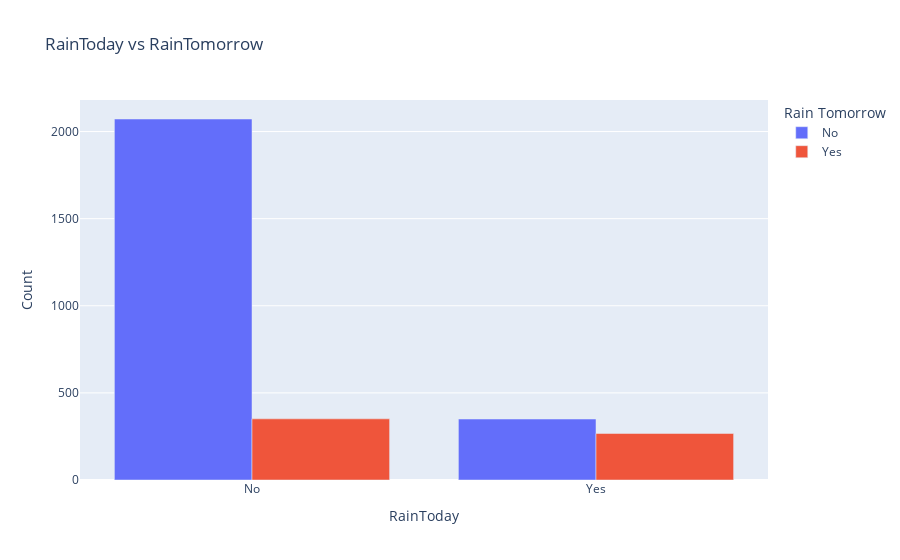

This figure's notebook cell:
### Code cell
fig = go.Figure(data=[
    go.Bar(name='No', x=rain_report.index, y=rain_report['No']),
    go.Bar(name='Yes', x=rain_report.index, y=rain_report['Yes'])
])

# Update layout
fig.update_layout(
    barmode='group',
    title='RainToday vs RainTomorrow',
    xaxis_title='RainToday',
    yaxis_title='Count',
    legend_title='Rain Tomorrow'
)

fig.show()

### Figure 1 — Plotly figure (JSON) as saved in the notebook; plotly's stock layout.template omitted (floating-point values rounded to 4 significant figures)
{"data": [{"name": "No", "x": ["No", "Yes"], "y": [2072, 350], "type": "bar"}, {"name": "Yes", "x": ["No", "Yes"], "y": [351, 267], "type": "bar"}], "layout": {"barmode": "group", "title": {"text": "RainToday vs RainTomorrow"}, "xaxis": {"title": {"text": "RainToday"}}, "yaxis": {"title": {"text": "Count"}}, "legend": {"title": {"text": "Rain Tomorrow"}}}}
